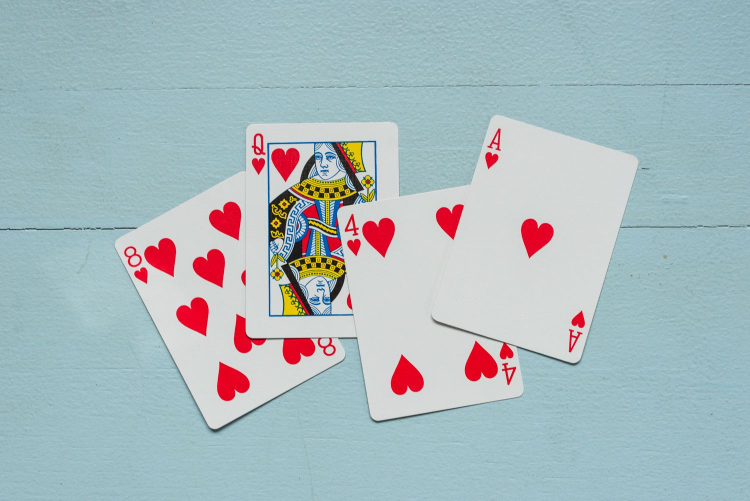
#> input picture Resources/Hearts-5c195fc746e0fb000103d252.jpg, 1500 x 1001 px (shown at 1/2 size)
$ python 'warping perspective.py'
#> lines starting #> are read from the running program, lines starting #| are printed output that depends on the picture
import cv2
import numpy as np

# Read the image
img = cv2.imread('Resources/Hearts-5c195fc746e0fb000103d252.jpg')
#> img is the input picture: shape (1001, 1500, 3); mean B, G, R 190.2, 186, 169.4

width, height = 250, 350

# pixel point locations of four corners of the card, point denoted as [y,x]
pts1 = np.float32([[987, 231], [1276, 320], [864, 639], [1154, 726]])
# setting size of the new image
pts2 = np.float32([[0, 0], [width, 0], [0, height], [width, height]])

# Perspective Transformation
matrix = cv2.getPerspectiveTransform(pts1, pts2)
imgWarp = cv2.warpPerspective(img, matrix, (width, height))
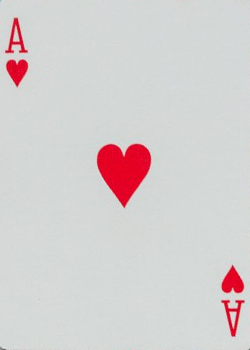
#> imgWarp: shape (350, 250, 3); mean B, G, R 207.3, 207, 212.4

cv2.imshow("output",imgWarp)
cv2.waitKey(0)
